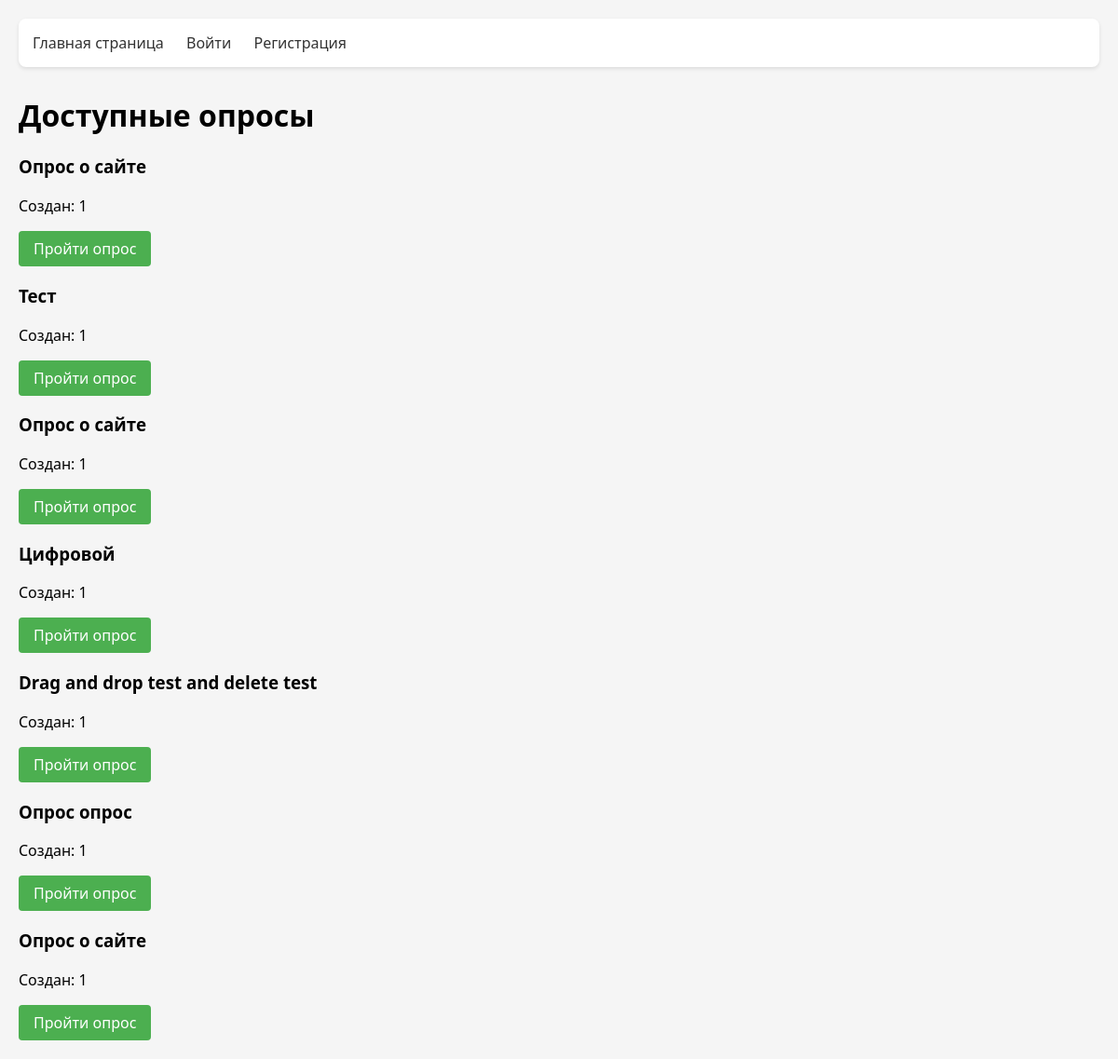
Before: / with the older database file.
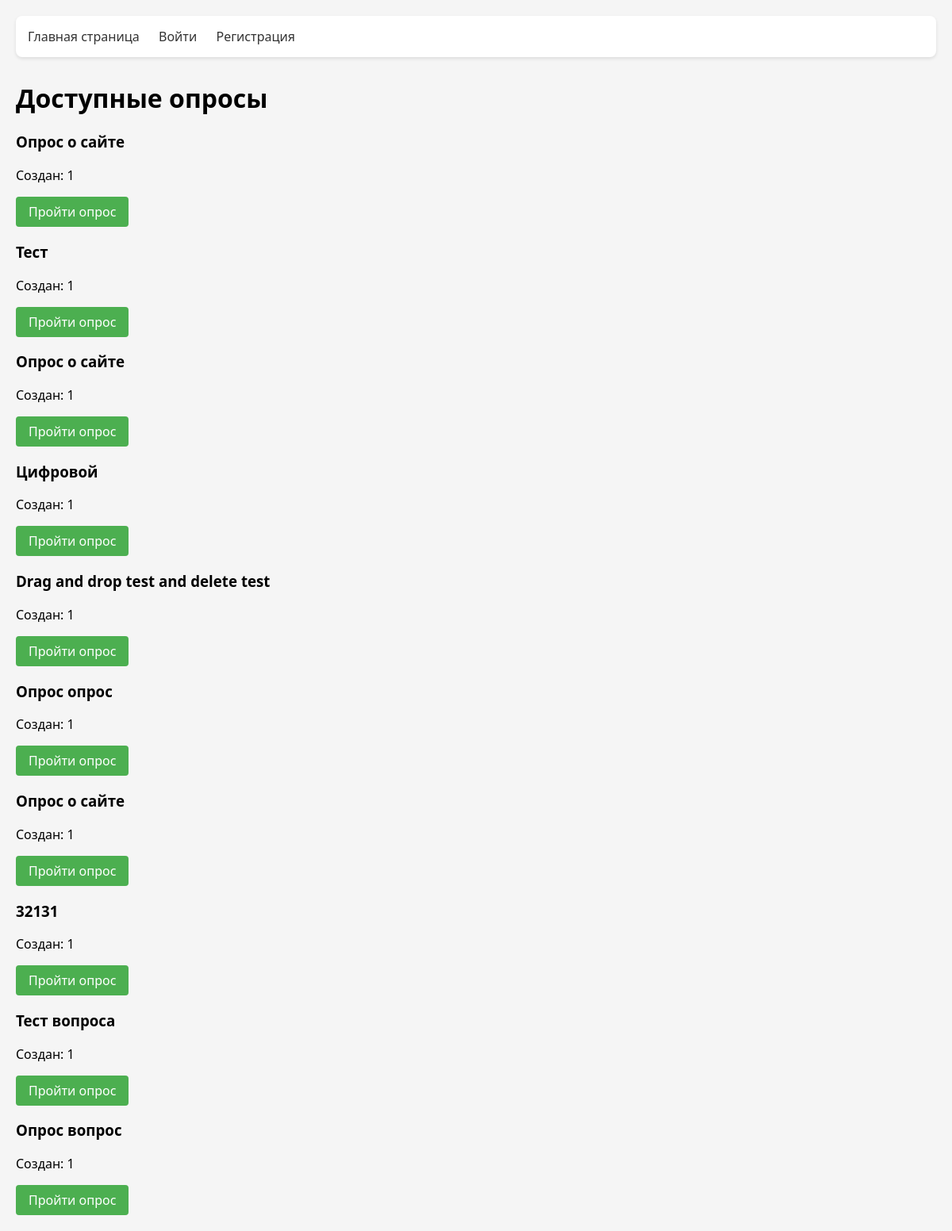
After: the same page with the newer database file.
### app.py (models this page shows)
class Poll(db.Model):
    __tablename__ = 'polls'
    id = db.Column(db.Integer, primary_key=True)
    title = db.Column(db.String(100), nullable=False)
    user_id = db.Column(db.Integer, db.ForeignKey('users.id'), nullable=False, index=True)
    questions = db.relationship('Question', backref='poll', lazy=True, cascade='all, delete-orphan')
    answers = db.relationship('Answer', backref='poll', lazy=True, cascade='all, delete-orphan')

class User(db.Model, UserMixin):
    __tablename__ = 'users'
    id = db.Column(db.Integer, primary_key=True)
    username = db.Column(db.String(80), unique=True, nullable=False)
    password_hash = db.Column(db.String(200), nullable=False)
    polls = db.relationship('Poll', backref='author', lazy=True)
    answers = db.relationship('Answer', backref='user', lazy=True)

### app.py (the view)
@app.route('/')
def index():
    polls = Poll.query.all()
    return render_template('index.html', polls=polls)

### templates/index.html (shortened to what this page needs)
{% extends "base.html" %}
{% block content %}
<h1>Доступные опросы</h1>
<div class="polls-list">
    {% for poll in polls %}
    <div class="poll-card">
        <h3>{{ poll.title }}</h3>
        <p>Создан: {{ poll.author.username }}</p>
        <a href="{{ url_for('view_poll', poll_id=poll.id) }}" class="btn">Пройти опрос</a>
    </div>
    {% else %}
    <p>Нет доступных опросов.</p>
    {% endfor %}
</div>
{% endblock %}

### templates/base.html (shortened to what this page needs)
<!DOCTYPE html>
<html>
<head>
    <link rel="stylesheet" href="{{ url_for('static', filename='styles.css') }}">
</head>
<body>
    <nav>
        <a href="{{ url_for('index') }}">Главная страница</a>
        {% if current_user.is_authenticated %}
            <a href="{{ url_for('create_poll') }}">Создать опрос</a>
            <a href="{{ url_for('logout') }}">Выйти</a>
        {% else %}
            <a href="{{ url_for('login') }}">Войти</a>
            <a href="{{ url_for('register') }}">Регистрация</a>
        {% endif %}
    </nav>
    <div class="container">
        {% block content %}{% endblock %}
    </div>
</body>
</html>

### static/styles.css (style rules this page uses)
body { font-family: 'Segoe UI', Tahoma, Geneva, Verdana, sans-serif; max-width: 1200px; margin: 0 auto; padding: 20px; background-color: #f5f5f5; }
nav { background: #ffffff; padding: 15px; margin-bottom: 30px; border-radius: 8px; box-shadow: 0 2px 4px rgba(0,0,0,0.1); }
nav a { margin-right: 20px; text-decoration: none; color: #333; font-weight: 500; }
.btn { display: inline-block; padding: 8px 16px; background: #4CAF50; color: white; border: none; border-radius: 4px; cursor: pointer; text-decoration: none; transition: background 0.3s; }

Changed rows visible on the page:
added Poll: title "32131", author.username "1"
added Poll: title "Тест вопроса", author.username "1"
added Poll: title "Опрос вопрос", author.username "1"
